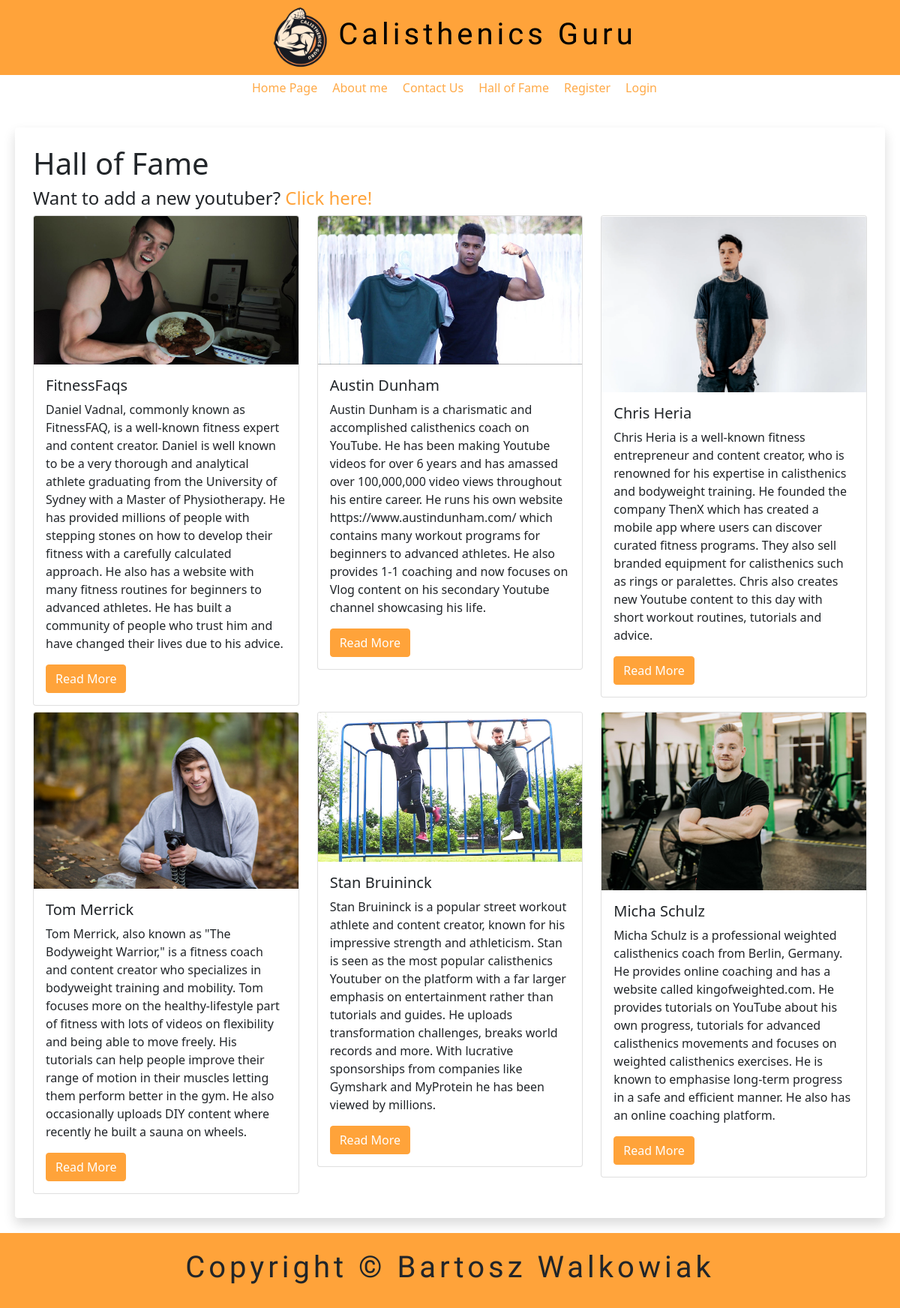
The page /youtubers/ on the database its author committed.
### pages/models.py (models this page shows, shortened)
class Page(models.Model):
    title = models.CharField(max_length=60)
    permalink = models.CharField(max_length=12, unique=True)
    bodytext = models.TextField('Page Content', blank=True)

### youtubers/models.py (models this page shows, shortened)
class Youtuber(models.Model):
    title = models.CharField(max_length=100)
    description = models.TextField()
    subscribers = models.IntegerField()
    link = models.URLField(max_length=200)
    image = models.ImageField(default = 'placeholder.png', blank=True)

### youtubers/views.py (the view)
# urls.py: path("", views.youtuber_basic, name="youtuber_basic"),
def youtuber_basic(request):
    youtubers = Youtuber.objects.all()
    page_list = Page.objects.all()
    context = {
        'youtubers': youtubers,
        'page_list': page_list,
    }
    return render(request, 'youtubers/youtubers_index.html', context)

### youtubers/templates/youtubers/youtubers_index.html
{% extends "base.html" %}
{% block nav %}
	{% for page in page_list %}
		<li><a href="{{ page.permalink }}">{{ page.title }}</a></li>
	{% endfor %}
{% endblock nav %}
{% block main %}
<div class="shadow p-4 rounded">
    <h1>Hall of Fame</h1>
    <h4>Want to add a new youtuber? <a href="{% url 'add_youtuber' %}">Click here!</a></h4>
    <div class="row">
    {% for youtuber in youtubers %}
        <div class="col-md-4">
            <div class="card mb-2">
                <img class="card-img-top" src="{{ youtuber.image.url }}">
                <div class="card-body">
                    <h5 class="card-title">{{ youtuber.title }}</h5>
                    <p class="card-text">{{ youtuber.description }}</p>
                    <a href="{% url 'youtuber_expanded' youtuber.pk %}"
                    class="btn btn-primary">
                        Read More
                    </a>
                </div>
            </div>
        </div>
        {% endfor %}
    </div>
</div>
{% endblock %}

### calisthenics_youtubers/templates/base.html (shortened to what this page needs)
{% load static %}
<!DOCTYPE html>
<html lang="en">
<head>
  <link href="https://cdn.jsdelivr.net/npm/bootstrap@5.0.2/dist/css/bootstrap.min.css" rel="stylesheet">
  <link rel="stylesheet" href="{% static 'main.css' %}">
</head>
<body>
    <header>
        <img id="logo" src="{% static 'CalisthenicsGuru.png' %}" alt=""/>
        <h1>Calisthenics Guru</h1>
    </header>
    <nav>
            <ul class='navigation'>
                {% block nav %}{% endblock nav %}
				<li><a href="/contact">Contact Us</a></li>
                <li><a href="/youtubers">Hall of Fame</a></li>
                {% if user.is_authenticated %}
                    <li><a href="{% url 'logout' %}">Logout</a></li>
                {% else %}
                    <li><a href="{% url 'register_user' %}">Register</a></li>
                    <li><a href="{% url 'login' %}">Login</a></li>
                {% endif %}
            </ul>
    </nav>
    <div class="main">
        {% block main %}{% endblock main %}
    </div>
    <footer>
        <h1 id="copyright"> Copyright &copy; Bartosz Walkowiak </h1>
    </footer>
</body>
</html>

### calisthenics_youtubers/static/main.css (style rules this page uses)
body { display: grid; grid-template-rows: 100px 50px 1fr 100px; min-height: 100vh; }
header { grid-row: 1 / 2; display: flex; align-items: center; justify-content: center; background-color: #ffa33a; color: black; font-family: 'Rajdhani', sans-serif; }
header h1, footer h1 { letter-spacing: 5px; }
nav { margin-left: -20px; display: flex; align-items: center; justify-content: center; }
.navigation { list-style: none; display: flex; align-items: center; justify-self: center; gap: 20px; }
nav ul li a:link, nav ul li a:visited, nav ul li a:active { text-decoration: none; color: #ffaa48; }
a, a:hover { color: #ffa33a; text-decoration: none; }
.main { grid-row: 3 / 4; padding: 20px; }
footer { grid-row: 4 / 5; display: flex; align-items: center; justify-content: center; background-color:#ffa33a; font-family: 'Rajdhani', sans-serif; white-space: nowrap; }
.btn-primary { background-color:#ffa33a; border-color: #ffa33a; }
#logo { width: 100px; }

### rows shown on the page
Page: title "Home Page"
Page: title "About me"
Youtuber: image (picture), title "FitnessFaqs", description "Daniel Vadnal, commonly known as FitnessFAQ, is a well-known fitness expert and content creator. Daniel is well known to be a very thorough and analytical athlete graduating from the University of Sydney with a Master of Physiotherapy. He has provided millions of people with stepping stones on how to develop their fitness with a carefully calculated approach. He also has a website with many fitness routines for beginners to advanced athletes. He has built a community of people who trust him and have changed their lives due to his advice."
Youtuber: image (picture), title "Austin Dunham", description "Austin Dunham is a charismatic and accomplished calisthenics coach on YouTube. He has been making Youtube videos for over 6 years and has amassed over 100,000,000 video views throughout his entire career. He runs his own website https://www.austindunham.com/ which contains many workout programs for beginners to advanced athletes. He also provides 1-1 coaching and now focuses on Vlog content on his secondary Youtube channel showcasing his life."
Youtuber: image (picture), title "Chris Heria", description "Chris Heria is a well-known fitness entrepreneur and content creator, who is renowned for his expertise in calisthenics and bodyweight training. He founded the company ThenX which has created a mobile app where users can discover curated fitness programs. They also sell branded equipment for calisthenics such as rings or paralettes. Chris also creates new Youtube content to this day with short workout routines, tutorials and advice."
Youtuber: image (picture), title "Tom Merrick", description "Tom Merrick, also known as \"The Bodyweight Warrior,\" is a fitness coach and content creator who specializes in bodyweight training and mobility. Tom focuses more on the healthy-lifestyle part of fitness with lots of videos on flexibility and being able to move freely. His tutorials can help people improve their range of motion in their muscles letting them perform better in the gym. He also occasionally uploads DIY content where recently he built a sauna on wheels."
Youtuber: image (picture), title "Stan Bruininck", description "Stan Bruininck is a popular street workout athlete and content creator, known for his impressive strength and athleticism. Stan is seen as the most popular calisthenics Youtuber on the platform with a far larger emphasis on entertainment rather than tutorials and guides. He uploads transformation challenges, breaks world records and more. With lucrative sponsorships from companies like Gymshark and MyProtein he has been viewed by millions."
Youtuber: image (picture), title "Micha Schulz", description "Micha Schulz is a professional weighted calisthenics coach from Berlin, Germany. He provides online coaching and has a website called kingofweighted.com. He provides tutorials on YouTube about his own progress, tutorials for advanced calisthenics movements and focuses on weighted calisthenics exercises. He is known to emphasise long-term progress in a safe and efficient manner. He also has an online coaching platform."
